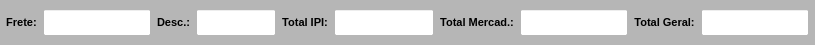
     <widget class="QWidget" name="widget_Cor4" native="true">
      <property name="minimumSize">
       <size>
        <width>0</width>
        <height>0</height>
       </size>
      </property>
      <property name="maximumSize">
       <size>
        <width>16777215</width>
        <height>45</height>
       </size>
      </property>
      <property name="styleSheet">
       <string notr="true">background-color: rgb(182, 182, 182);</string>
      </property>
      <layout class="QHBoxLayout" name="horizontalLayout_6">
       <property name="leftMargin">
        <number>0</number>
       </property>
       <property name="topMargin">
        <number>0</number>
       </property>
       <property name="rightMargin">
        <number>0</number>
       </property>
       <property name="bottomMargin">
        <number>0</number>
       </property>
       <item>
        <widget class="QWidget" name="widget_25" native="true">
         <layout class="QHBoxLayout" name="horizontalLayout_19">
          <property name="leftMargin">
           <number>6</number>
          </property>
          <property name="topMargin">
           <number>9</number>
          </property>
          <property name="rightMargin">
           <number>6</number>
          </property>
          <property name="bottomMargin">
           <number>9</number>
          </property>
          <item>
           <widget class="QLabel" name="label_43">
            <property name="minimumSize">
             <size>
              <width>0</width>
              <height>0</height>
             </size>
            </property>
            <property name="maximumSize">
             <size>
              <width>50</width>
              <height>16777215</height>
             </size>
            </property>
            <property name="font">
             <font>
              <pointsize>8</pointsize>
              <weight>75</weight>
              <bold>true</bold>
             </font>
            </property>
            <property name="text">
             <string>Frete:</string>
            </property>
            <property name="alignment">
             <set>Qt::AlignCenter</set>
            </property>
           </widget>
          </item>
          <item>
           <widget class="QLineEdit" name="line_Frete">
            <property name="sizePolicy">
             <sizepolicy hsizetype="Preferred" vsizetype="Preferred">
              <horstretch>0</horstretch>
              <verstretch>0</verstretch>
             </sizepolicy>
            </property>
            <property name="minimumSize">
             <size>
              <width>0</width>
              <height>0</height>
             </size>
            </property>
            <property name="maximumSize">
             <size>
              <width>16777215</width>
              <height>16777215</height>
             </size>
            </property>
            <property name="font">
             <font>
              <pointsize>8</pointsize>
              <weight>50</weight>
              <bold>false</bold>
             </font>
            </property>
            <property name="styleSheet">
             <string notr="true">background-color: rgb(255, 255, 255);</string>
            </property>
            <property name="alignment">
             <set>Qt::AlignCenter</set>
            </property>
           </widget>
          </item>
          <item>
           <widget class="QLabel" name="label_45">
            <property name="minimumSize">
             <size>
              <width>0</width>
              <height>0</height>
             </size>
            </property>
            <property name="maximumSize">
             <size>
              <width>16777215</width>
              <height>16777215</height>
             </size>
            </property>
            <property name="font">
             <font>
              <pointsize>8</pointsize>
              <weight>75</weight>
              <bold>true</bold>
             </font>
            </property>
            <property name="text">
             <string>Desc.:</string>
            </property>
            <property name="alignment">
             <set>Qt::AlignCenter</set>
            </property>
           </widget>
          </item>
          <item>
           <widget class="QLineEdit" name="line_Desconto">
            <property name="sizePolicy">
             <sizepolicy hsizetype="Preferred" vsizetype="Preferred">
              <horstretch>0</horstretch>
              <verstretch>0</verstretch>
             </sizepolicy>
            </property>
            <property name="minimumSize">
             <size>
              <width>0</width>
              <height>0</height>
             </size>
            </property>
            <property name="maximumSize">
             <size>
              <width>80</width>
              <height>16777215</height>
             </size>
            </property>
            <property name="font">
             <font>
              <pointsize>8</pointsize>
              <weight>50</weight>
              <bold>false</bold>
             </font>
            </property>
            <property name="styleSheet">
             <string notr="true">background-color: rgb(255, 255, 255);</string>
            </property>
            <property name="alignment">
             <set>Qt::AlignCenter</set>
            </property>
           </widget>
          </item>
          <item>
           <widget class="QLabel" name="label_46">
            <property name="minimumSize">
             <size>
              <width>0</width>
              <height>0</height>
             </size>
            </property>
            <property name="maximumSize">
             <size>
              <width>16777215</width>
              <height>16777215</height>
             </size>
            </property>
            <property name="font">
             <font>
              <pointsize>8</pointsize>
              <weight>75</weight>
              <bold>true</bold>
             </font>
            </property>
            <property name="text">
             <string>Total IPI:</string>
            </property>
            <property name="alignment">
             <set>Qt::AlignCenter</set>
            </property>
           </widget>
          </item>
          <item>
           <widget class="QLineEdit" name="line_Total_Ipi">
            <property name="sizePolicy">
             <sizepolicy hsizetype="Preferred" vsizetype="Preferred">
              <horstretch>0</horstretch>
              <verstretch>0</verstretch>
             </sizepolicy>
            </property>
            <property name="minimumSize">
             <size>
              <width>0</width>
              <height>0</height>
             </size>
            </property>
            <property name="maximumSize">
             <size>
              <width>100</width>
              <height>16777215</height>
             </size>
            </property>
            <property name="font">
             <font>
              <pointsize>8</pointsize>
             </font>
            </property>
            <property name="styleSheet">
             <string notr="true">background-color: rgb(255, 255, 255);</string>
            </property>
            <property name="alignment">
             <set>Qt::AlignCenter</set>
            </property>
           </widget>
          </item>
          <item>
           <widget class="QLabel" name="label_48">
            <property name="minimumSize">
             <size>
              <width>0</width>
              <height>0</height>
             </size>
            </property>
            <property name="maximumSize">
             <size>
              <width>16777215</width>
              <height>16777215</height>
             </size>
            </property>
            <property name="font">
             <font>
              <pointsize>8</pointsize>
              <weight>75</weight>
              <bold>true</bold>
             </font>
            </property>
            <property name="text">
             <string>Total Mercad.:</string>
            </property>
            <property name="alignment">
             <set>Qt::AlignCenter</set>
            </property>
           </widget>
          </item>
          <item>
           <widget class="QLineEdit" name="line_Total_Merc">
            <property name="sizePolicy">
             <sizepolicy hsizetype="Preferred" vsizetype="Preferred">
              <horstretch>0</horstretch>
              <verstretch>0</verstretch>
             </sizepolicy>
            </property>
            <property name="minimumSize">
             <size>
              <width>0</width>
              <height>0</height>
             </size>
            </property>
            <property name="maximumSize">
             <size>
              <width>110</width>
              <height>16777215</height>
             </size>
            </property>
            <property name="font">
             <font>
              <pointsize>8</pointsize>
             </font>
            </property>
            <property name="styleSheet">
             <string notr="true">background-color: rgb(255, 255, 255);</string>
            </property>
            <property name="alignment">
             <set>Qt::AlignCenter</set>
            </property>
           </widget>
          </item>
          <item>
           <widget class="QLabel" name="label_50">
            <property name="minimumSize">
             <size>
              <width>0</width>
              <height>0</height>
             </size>
            </property>
            <property name="maximumSize">
             <size>
              <width>16777215</width>
              <height>16777215</height>
             </size>
            </property>
            <property name="font">
             <font>
              <pointsize>8</pointsize>
              <weight>75</weight>
              <bold>true</bold>
             </font>
            </property>
            <property name="text">
             <string>Total Geral:</string>
            </property>
            <property name="alignment">
             <set>Qt::AlignCenter</set>
            </property>
           </widget>
          </item>
          <item>
           <widget class="QLineEdit" name="line_Total_Geral">
            <property name="sizePolicy">
             <sizepolicy hsizetype="Preferred" vsizetype="Preferred">
              <horstretch>0</horstretch>
              <verstretch>0</verstretch>
             </sizepolicy>
            </property>
            <property name="minimumSize">
             <size>
              <width>0</width>
              <height>0</height>
             </size>
            </property>
            <property name="maximumSize">
             <size>
              <width>16777215</width>
              <height>16777215</height>
             </size>
            </property>
            <property name="font">
             <font>
              <pointsize>8</pointsize>
             </font>
            </property>
            <property name="styleSheet">
             <string notr="true">background-color: rgb(255, 255, 255);</string>
            </property>
            <property name="alignment">
             <set>Qt::AlignCenter</set>
            </property>
           </widget>
          </item>
         </layout>
        </widget>
       </item>
      </layout>
     </widget>
